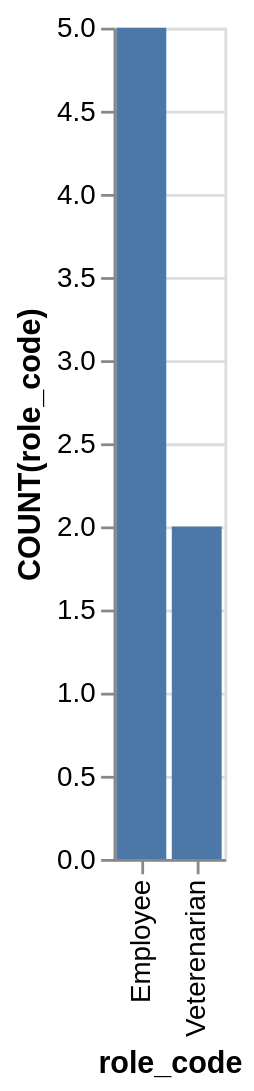

Vega-Lite specification stored for this chart:
### Vega-Lite specification from a JSON file in a GitHub repository (floating-point values rounded to 4 significant figures)
{"data": {"values": [{"x_data": "Employee", "y_data": 5}, {"x_data": "Veterenarian", "y_data": 2}]}, "mark": "bar", "encoding": {"x": {"field": "x_data", "type": "nominal", "title": "role_code", "sort": {"op": "sum", "field": "y_data", "order": "descending"}}, "y": {"field": "y_data", "type": "quantitative", "title": "COUNT(role_code)"}}}
